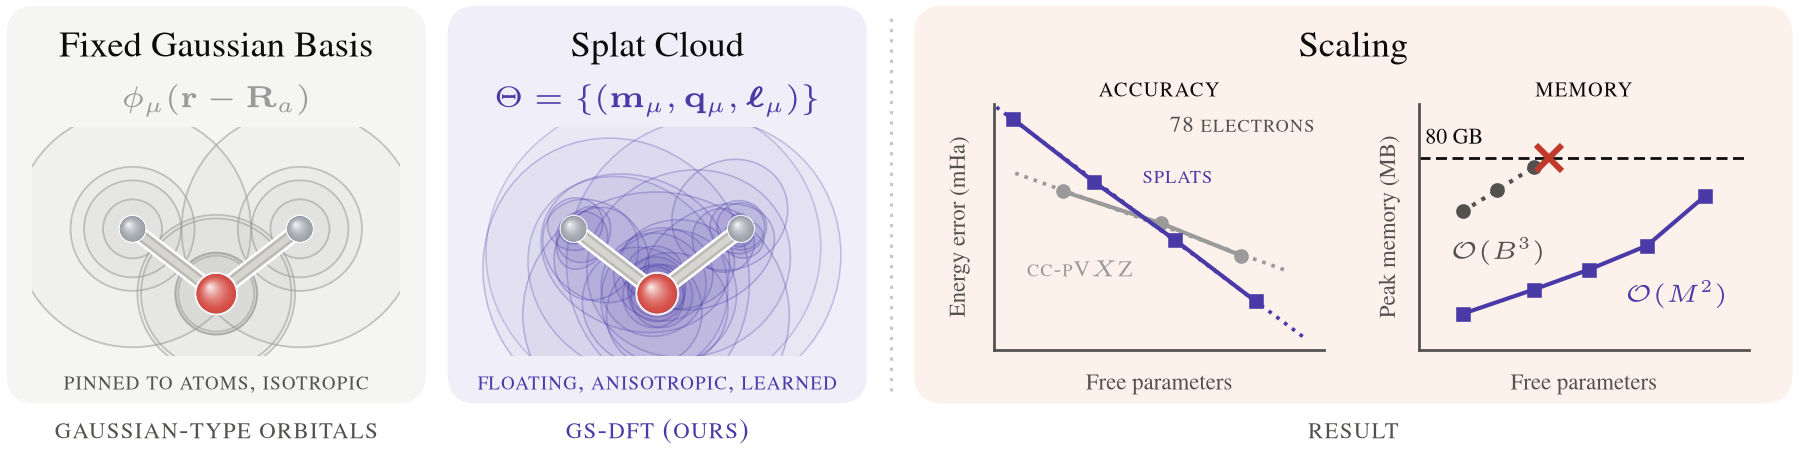

This figure's Python source:
"""Figure 1: fixed Gaussian functions against the splat cloud, and the scaling result.

Left: water's cc-pVDZ primitives as 1-sigma rings at the nuclei. Middle: the trained splat cloud of
the same molecule as 1-sigma ellipses. Right: accuracy per parameter. Reads
``data/figures/fig1_*.csv`` and writes
``visual_abstract.{pdf,png}`` next to this file::

    uv run python experiments/shared/visual_abstract.py
"""
import csv

import numpy as np
import matplotlib
matplotlib.use("Agg")
import matplotlib.pyplot as plt
import matplotlib.patheffects as pe
from matplotlib.patches import Ellipse, Circle, FancyBboxPatch
from matplotlib.colors import to_rgb

# ---------------------------------------------------------------- palette (validated reference)
INK = "#0b0b0b"; INK2 = "#52514e"; SURFACE = "#ffffff"
VIOLET = "#4a3aa7"          # splats
GTO_GRAY = "#9a9a9a"        # the fixed-basis side, matching the scaling panel's gray curve
O_RED = "#d0342c"; H_GRAY = "#9297a0"; BOND = "#b9b8b3"

from tueplots import bundles
plt.rcParams.update(bundles.iclr2024(usetex=True, family="serif"))
plt.rcParams.update({
    "text.latex.preamble": plt.rcParams["text.latex.preamble"] + r"\usepackage{amsmath}",
    "axes.linewidth": 0.0, "figure.facecolor": SURFACE, "savefig.facecolor": SURFACE,
    "figure.constrained_layout.use": False,
    "savefig.bbox": "tight", "savefig.pad_inches": 0.02,
})

FS_TITLE = 8; FS_MATH = 6.8; FS_ROLE = 6.2                      # true print sizes (tueplots)

def _csv(name):
    """A ``data/figures/fig1_<name>.csv`` table as a dict of column arrays (strings)."""
    with open(f"data/figures/fig1_{name}.csv", newline="") as fh:
        rows = list(csv.DictReader(fh))
    return {k: np.array([r[k] for r in rows]) for k in rows[0]}


_at, _sp = _csv("atoms"), _csv("splats")
coords = np.stack([_at[a].astype(float) for a in "xyz"], axis=1)
charges = _at["charge"].astype(float)
centers = np.stack([_sp[a].astype(float) for a in "xyz"], axis=1)
A = np.stack([_sp[f"A_{a}{b}"].astype(float) for a in "xyz" for b in "xyz"], axis=1).reshape(-1, 3, 3)
norm = _sp["norm"].astype(float)
_g = _csv("gto_primitives")                                                # cc-pVDZ primitives, same atoms
GTO = {"atom": _g["atom"].astype(int), "l": _g["l"].astype(int), "alpha": _g["alpha"].astype(float)}
_s = _csv("scaling")                                                       # ala-dipeptide accuracy/params
SC = {f"{k[0]}{c}": _s[col][_s["ladder"] == k].astype(float)
      for k in ("gto", "splat") for c, col in (("x", "params"), ("y", "error_mha"))}

# ------------------------------------------------------- molecular plane, upright pose
iO = int(np.argmax(charges)); O = coords[iO]
hs = [i for i in range(len(charges)) if i != iO]
b1 = coords[hs[0]] - O; b2 = coords[hs[1]] - O
v = b1 / np.linalg.norm(b1) + b2 / np.linalg.norm(b2); v /= np.linalg.norm(v)
n = np.cross(b1, b2); n /= np.linalg.norm(n)
u = np.cross(v, n); u /= np.linalg.norm(u)
B = np.stack([u, v], axis=1)
at2 = (coords - O) @ B
c2 = (centers - O) @ B
dperp = (centers - O) @ n

span = 3.15; ar = 0.62                                  # half-width, height/width of the window
cx, cy = 0.0, at2[:, 1].mean() + 0.15
XL, XH, YL, YH = cx - span, cx + span, cy - span * ar, cy + span * ar

# ------------------------------------------------------- figure scaffold
FW, FH = 5.5, 1.92
fig = plt.figure(figsize=(FW, FH))
axw, axh = 0.203, 0.62
AXW = [axw, axw, 0.456]
yc = 0.50
y0 = yc - axh / 2
xs = [0.022, 0.265, 0.522]                              # tight gaps; the divider marks the result
axes = [fig.add_axes([x, y0, AXW[i], axh]) for i, x in enumerate(xs)]
for ax in axes:
    ax.set_xticks([]); ax.set_yticks([])
    for s in ax.spines.values():
        s.set_visible(False)
    ax.set_facecolor("none")
for ax in axes[:2]:
    ax.set_xlim(XL, XH); ax.set_ylim(YL, YH); ax.set_aspect("equal")

# drawn-content extent of the aspect-locked panels, in figure coords
content_h = (axw * FW * ar) / FH
c_top = yc + content_h / 2
c_bot = yc - content_h / 2
TITLE_Ym = c_top + 0.032                               # math line, close to the content
TITLE_Yn = c_top + 0.112                               # name line, on top
ROLE_Y = c_bot - 0.13

# tinted station cards (MOLLEO): content + title live on a light rounded card
CARD = ["#f5f5f3", "#f0eef8", "#fdf1ec"]               # neutral / violet / neutral tints
CARD_PAD = 0.014
CARD_B = c_bot - 0.075                                 # deep bottom strip: air for the badges
CARD_T = TITLE_Yn + 0.080
for i, col in enumerate(CARD):
    fig.patches.append(FancyBboxPatch(
        (xs[i] - CARD_PAD, CARD_B), AXW[i] + 2 * CARD_PAD, CARD_T - CARD_B,
        boxstyle="round,pad=0,rounding_size=0.016", transform=fig.transFigure,
        facecolor=col, edgecolor="none", zorder=-2, mutation_aspect=FW / FH))

def title(i, name, math=None, math_color=INK):
    fig.text(xs[i] + AXW[i] / 2, TITLE_Yn, name, fontsize=FS_TITLE, color=INK,
             ha="center", va="baseline")
    if math:
        fig.text(xs[i] + AXW[i] / 2, TITLE_Ym, math, fontsize=FS_MATH, color=math_color,
                 ha="center", va="baseline")

def role(i, txt, color=INK2):
    fig.text(xs[i] + AXW[i] / 2, ROLE_Y, r"\textsc{%s}" % txt, fontsize=FS_ROLE,
             color=color, ha="center", va="baseline", zorder=6)

def badge(i, txt, color, y=None):
    fig.text(xs[i] + AXW[i] / 2, CARD_B + 0.022 if y is None else y,
             r"\textsc{%s}" % txt, fontsize=5.2,
             color=color, ha="center", va="baseline", zorder=6)

# ------------------------------------------------------- rendered ball-and-stick molecule
def shaded_sphere(ax, xy, r, base, z=10, alpha=1.0, halo=False):
    base = np.array(to_rgb(base))
    if halo:
        ax.add_patch(Circle(xy, r * 1.12, facecolor=SURFACE, edgecolor="none",
                            zorder=z - 1, alpha=0.9 * alpha))
    K = 22
    ax.add_patch(Circle(xy, r, facecolor=0.55 * base, edgecolor="none", zorder=z, alpha=alpha))
    for i in range(K):
        t = i / (K - 1)
        rr = r * (1.0 - 0.92 * t)
        off = np.array([-0.32, 0.34]) * r * t
        col = base + (np.array([1.0, 1.0, 1.0]) - base) * (0.12 + 0.75 * t ** 1.6)
        ax.add_patch(Circle((xy[0] + off[0], xy[1] + off[1]), rr,
                            facecolor=np.clip(col, 0, 1), edgecolor="none",
                            zorder=z + 1 + i, alpha=alpha))

def draw_molecule(ax, scale=1.0, alpha=1.0, z=10, halo=False):
    effects = [pe.withStroke(linewidth=4.6 * scale, foreground=SURFACE)] if halo else None
    for h in range(len(at2)):
        if h == iO:
            continue
        ax.plot([at2[iO, 0], at2[h, 0]], [at2[iO, 1], at2[h, 1]], color=BOND,
                linewidth=3.2 * scale, solid_capstyle="round", zorder=z - 3, alpha=alpha,
                path_effects=effects)
        ax.plot([at2[iO, 0], at2[h, 0]], [at2[iO, 1], at2[h, 1]], color="#d8d7d2",
                linewidth=1.7 * scale, solid_capstyle="round", zorder=z - 2, alpha=alpha)
    for (x, y), Z in zip(at2, charges):
        r = (0.42 if Z > 2 else 0.27) * scale
        shaded_sphere(ax, (x, y), r, O_RED if Z > 2 else H_GRAY, z=z, alpha=alpha, halo=halo)

# card 1: the fixed GTO basis — every cc-pVDZ primitive as a 1-sigma ring at its nucleus.
# No elliptical window on either panel: everything shows, clipped at the panel rectangle.
ax = axes[0]
sig = 1.0 / np.sqrt(2.0 * GTO["alpha"])
for m in np.argsort(-sig):
    xy = at2[int(GTO["atom"][m])]
    ax.add_patch(Circle(xy, sig[m], facecolor=GTO_GRAY, alpha=0.05, edgecolor="none",
                        zorder=20))
    ax.add_patch(Circle(xy, sig[m], facecolor="none", edgecolor=GTO_GRAY, linewidth=0.4,
                        alpha=0.55, zorder=21))
draw_molecule(ax, scale=0.80, alpha=0.95, z=40, halo=True)
title(0, r"Fixed Gaussian Basis", r"$\phi_\mu(\mathbf{r} - \mathbf{R}_a)$", GTO_GRAY)
role(0, "gaussian-type orbitals")
badge(0, "pinned to atoms, isotropic", INK2)

# card 2: the splat cloud, same molecule, trained ---------------------------------------
ax = axes[1]
Sig = np.linalg.inv(A)
depth = np.exp(-0.5 * (dperp / 0.9) ** 2)
eigs = [np.linalg.eigh(B.T @ Sig[m] @ B) for m in range(len(centers))]
area = np.array([np.sqrt(w[0] * w[1]) for w, _ in eigs])
compact = np.clip((1.0 / area) / np.percentile(1.0 / area, 75), 0, 1)
for m in np.argsort(-area):
    w, V = eigs[m]
    ang = np.degrees(np.arctan2(V[1, 1], V[0, 1]))
    a_m = float(depth[m])
    ax.add_patch(Ellipse(c2[m], 2 * np.sqrt(w[1]), 2 * np.sqrt(w[0]), angle=ang,
                         facecolor=VIOLET, alpha=(0.04 + 0.11 * float(compact[m])) * a_m,
                         edgecolor="none", zorder=20))
    ax.add_patch(Ellipse(c2[m], 2 * np.sqrt(w[1]), 2 * np.sqrt(w[0]), angle=ang,
                         facecolor="none", edgecolor=VIOLET, linewidth=0.35,
                         alpha=0.30 * a_m, zorder=21))
draw_molecule(ax, scale=0.80, alpha=0.95, z=40, halo=True)
title(1, r"Splat Cloud", r"$\Theta = \{(\mathbf{m}_\mu, \mathbf{q}_\mu, \boldsymbol{\ell}_\mu)\}$", VIOLET)
role(1, "gs-dft (ours)", color=VIOLET)
badge(1, "floating, anisotropic, learned", VIOLET)

# the comparison marker, in the gap ----------------------------------------------------
# the divider, then card 3: the payoff — accuracy per parameter (real record) -----------
xdiv = (xs[1] + AXW[1] + CARD_PAD + xs[2] - CARD_PAD) / 2
fig.add_artist(plt.Line2D([xdiv, xdiv], [CARD_B + 0.02, CARD_T - 0.02],
                          transform=fig.transFigure, color="#c9c8c4", lw=0.7,
                          ls=(0, (1, 2.2)), solid_capstyle="round"))

_m = _csv("memory")
MEM = {f"{k}_{c}": _m[col][_m["series"] == k].astype(float)
       for k in ("dense", "fast") for c, col in (("x", "params"), ("y", "peak_mb"))}
MEM["dense_oom"] = _m["params"][_m["series"] == "dense_oom"].astype(float)
MEM["vram_mb"] = float(_m["peak_mb"][_m["series"] == "card"][0])
XL0 = xs[2] + 0.030
GUT = 0.052
CW = (AXW[2] - 0.030 - 0.010 - GUT) / 2
PB, PT = c_bot + 0.010, TITLE_Yn - 0.075                # plots rise toward the card title
subA = fig.add_axes([XL0, PB, CW, PT - PB])             # accuracy, left column
subB = fig.add_axes([XL0 + CW + GUT, PB, CW, PT - PB])  # memory, right column
for s in (subA, subB):
    s.set_facecolor("none")
    s.set_xscale("log"); s.set_yscale("log")
    s.set_xticks([]); s.set_yticks([])
    s.minorticks_off()
    for side in ("top", "right"):
        s.spines[side].set_visible(False)
    for side in ("bottom", "left"):
        s.spines[side].set_visible(True)
        s.spines[side].set_linewidth(0.6); s.spines[side].set_color(INK2)
fig.text(XL0 + CW / 2, PT + 0.012, r"\textsc{accuracy}", fontsize=5.6, color=INK,
         ha="center", va="baseline", zorder=6)
fig.text(xs[2] + 0.011, (PB + PT) / 2, r"Energy error (mHa)", fontsize=5.0,
         color=INK2, ha="center", va="center", rotation=90, zorder=6)
fig.text(XL0 + CW + GUT + CW / 2, PT + 0.012, r"\textsc{memory}", fontsize=5.6,
         color=INK, ha="center", va="baseline", zorder=6)
fig.text(XL0 + CW + GUT - 0.016, (PB + PT) / 2, r"Peak memory (MB)", fontsize=5.0,
         color=INK2, ha="center", va="center", rotation=90, zorder=6)

# accuracy per parameter (record: exp5 ladder, best seed, CBS floor)
gpx, gpy, spx, spy = SC["gx"], SC["gy"], SC["sx"], SC["sy"]
# No hollow markers any more: each ladder is measured against ITS OWN limit, as in Fig 5, so
# nothing lands below the reference and every rung enters the fit.
for px, py, col in [(gpx, gpy, GTO_GRAY), (spx, spy, VIOLET)]:
    a, b = np.polyfit(np.log10(px), np.log10(py), 1)
    xf = np.geomspace(px.min() / 1.5, px.max() * 1.5, 40)
    subA.plot(xf, 10.0 ** (a * np.log10(xf) + b), ls=":", color=col, lw=0.8, zorder=2)
subA.plot(gpx, gpy, "o-", color=GTO_GRAY, ms=2.2, lw=0.9, zorder=4)
subA.plot(spx, spy, "-", color=VIOLET, lw=0.9, zorder=5)
subA.plot(spx, spy, "s", color=VIOLET, ms=2.2, zorder=6)
subA.set_xlim(gpx.min() / 1.8, max(gpx.max(), spx.max()) * 1.8)
yv = np.concatenate([gpy, spy])
subA.set_ylim(yv.min() / 7.0, yv.max() * 1.8)
subA.text(0.45, 0.70, r"\textsc{splats}", transform=subA.transAxes, ha="left",
          va="center", fontsize=5.0, color=VIOLET, zorder=7,
          bbox=dict(facecolor="#fdf1ec", edgecolor="none", pad=1.2))
subA.text(0.10, 0.32, r"\textsc{cc-pV$X$Z}", transform=subA.transAxes, ha="left",
          va="center", fontsize=5.0, color=GTO_GRAY, zorder=7,
          bbox=dict(facecolor="#fdf1ec", edgecolor="none", pad=1.2))
# 78 = 2 x 39 occupied orbitals: BOTH plots are the alanine-dipeptide record
subA.text(0.97, 0.95, r"\textsc{78 electrons}", transform=subA.transAxes,
          ha="right", va="top", fontsize=5.0, color=INK2, zorder=7,
          bbox=dict(facecolor="#fdf1ec", edgecolor="none", pad=1.2))

# peak training memory (record: exp1 panel 2, exact vs DF+screen, same molecule)
vram = float(MEM["vram_mb"])
subB.plot(MEM["dense_x"], MEM["dense_y"], "o:", color=INK2, ms=2.2, lw=0.9, zorder=4)
subB.plot(MEM["fast_x"], MEM["fast_y"], "s-", color=VIOLET, ms=2.2, lw=0.9, zorder=5)
x_oom = float(MEM["dense_oom"][0])
subB.plot([MEM["dense_x"][-1], x_oom], [MEM["dense_y"][-1], vram], ls=":", color=INK2,
          lw=0.8, alpha=0.55, zorder=3)
subB.plot([x_oom], [vram], "x", color="#c0392b", ms=5.5, mew=1.3, zorder=6)
subB.axhline(vram, color=INK, lw=0.6, ls=(0, (4, 2)), zorder=2)
subB.set_xlim(min(MEM["dense_x"].min(), MEM["fast_x"].min()) / 1.7,
              MEM["fast_x"].max() * 1.7)
subB.set_ylim(MEM["fast_y"].min() / 3.5, vram * 6.5)
subB.annotate(r"80 GB", (0.02, vram), xycoords=("axes fraction", "data"),
              textcoords="offset points", xytext=(0, 2), ha="left", va="bottom",
              fontsize=4.8, color=INK)
subB.text(0.24, 0.40, r"$\mathcal{O}(B^3)$", transform=subB.transAxes, ha="center",
          va="center", fontsize=5.4, color=INK2)
subB.text(0.78, 0.28, r"$\mathcal{O}(M^2)$", transform=subB.transAxes, ha="center",
          va="top", fontsize=5.4, color=VIOLET)

fig.text(XL0 + CW / 2, CARD_B + 0.022, r"Free parameters", fontsize=5.0,
         color=INK2, ha="center", va="baseline", zorder=6)
fig.text(XL0 + CW + GUT + CW / 2, CARD_B + 0.022, r"Free parameters", fontsize=5.0,
         color=INK2, ha="center", va="baseline", zorder=6)
title(2, r"Scaling")
role(2, "result")

fig.savefig("experiments/shared/visual_abstract.pdf")
fig.savefig("experiments/shared/visual_abstract.png", dpi=330)
print("wrote experiments/shared/visual_abstract.pdf + png")
